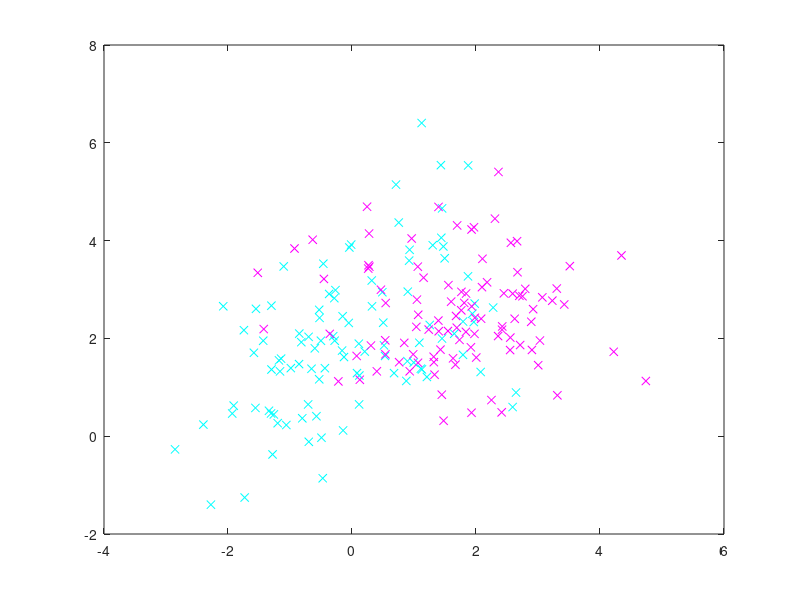

The MATLAB source for this figure:
N=100;
C=[2 1; 1 2];
C2 = [1 0;0 1];
A= chol(C);
A2= chol(C2);
x=randn(N,2);
xc=x*A;
x1=randn(N,2);
x1c=x1*A2;
m = [0 2];
m1=[1.7 2.5];
xcm = xc+kron(ones(N,1),m);
x1cm = x1c+kron(ones(N,1),m1);
plot(xcm(:, 1), xcm(:,2), 'cx',x1cm(:,1),x1cm(:, 2),'mx');
hold on;